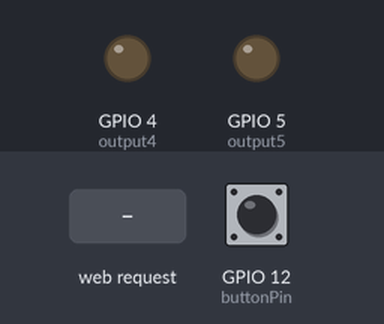
Simulated run of this sketch. Board: ESP8266 (NodeMCU). Shown: output pins drawn as LEDs (lit = HIGH). Inputs (shaded band) come from the test bench; at power-on: GPIO 12 (buttonPin) LOW. WiFi joins after 1.5 s; servers stay silent unless stated; what the sketch prints to the serial monitor is not drawn.

Above: at 2.7 s.
2.8 s: HTTP request GET /5/on received
At 4.0 s:
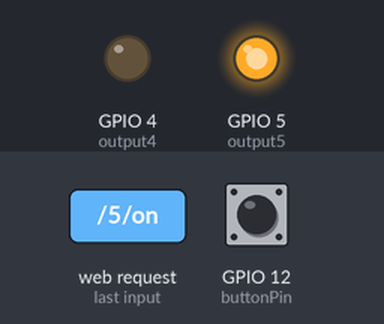
4.3 s: HTTP request GET /4/on received
At 5.1 s:
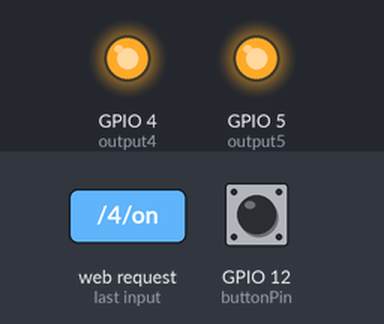
5.8 s: HTTP request GET /5/off received
At 6.2 s:
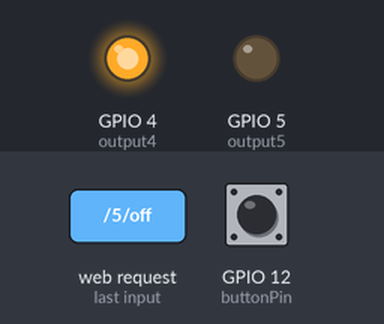
7.3 s: HTTP request GET /4/off received
At 8.6 s:
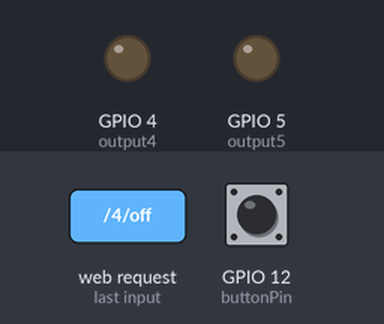
Timing chart, 0 to 9.8 s (numbered marks = the images above; inputs shaded):
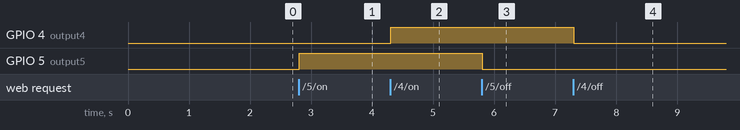

Measured:
- after the input at 2.8 s, GPIO 5 (output5): LOW → HIGH at once
- after the input at 4.3 s, GPIO 4 (output4): LOW → HIGH at once
- after the input at 5.8 s, GPIO 5 (output5): HIGH → LOW at once
- after the input at 7.3 s, GPIO 4 (output4): HIGH → LOW at once

The sketch:

sketch_nov25a.ino
```cpp
#include <ESP8266WiFi.h>

// Replace with your network credentials
const char* ssid     = "id";
const char* password = "pw";

// Set web server port number to 80
WiFiServer server(80);

// Variable to store the HTTP request
String header;

// Auxiliar variables to store the current output state
String output5State = "off";
String output4State = "off";

// Assign output variables to GPIO pins
const int output5 = 5;
const int output4 = 4;

// Current time
unsigned long currentTime = millis();
// Previous time
unsigned long previousTime = 0;
// Define timeout time in milliseconds (example: 2000ms = 2s)
const long timeoutTime = 200;

//button
const int buttonPin = 12;
int oldValue = LOW; // default/idle value for pin 8 is low.
bool isOn = false;

void setup() {
  Serial.begin(115200);
  // Initialize the output variables as outputs
  pinMode(output5, OUTPUT);
  pinMode(output4, OUTPUT);
  pinMode(buttonPin, INPUT);
  // Set outputs to LOW
  digitalWrite(output5, LOW);
  digitalWrite(output4, LOW);

  // Connect to Wi-Fi network with SSID and password
  Serial.print("Connecting to ");
  Serial.println(ssid);
  WiFi.begin(ssid, password);
  while (WiFi.status() != WL_CONNECTED) {
    delay(500);
    Serial.print(".");
  }
  // Print local IP address and start web server
  Serial.println("");
  Serial.println("WiFi connected.");
  Serial.println("IP address: ");
  Serial.println(WiFi.localIP());
  server.begin();
}

void loop(){
  WiFiClient client = server.available();   // Listen for incoming clients

  if (client) {                             // If a new client connects,
    Serial.println("New Client.");          // print a message out in the serial port
    String currentLine = "";                // make a String to hold incoming data from the client
    currentTime = millis();
    previousTime = currentTime;

    while (client.connected() && currentTime - previousTime <= timeoutTime) { // loop while the client's connected
      currentTime = millis();
      if (client.available()) {             // if there's bytes to read from the client,
        char c = client.read();             // read a byte, then
        Serial.write(c);                    // print it out the serial monitor
        header += c;
        if (c == '\n') {                    // if the byte is a newline character
          // if the current line is blank, you got two newline characters in a row.
          // that's the end of the client HTTP request, so send a response:
          if (currentLine.length() == 0) {
            // HTTP headers always start with a response code (e.g. HTTP/1.1 200 OK)
            // and a content-type so the client knows what's coming, then a blank line:
            client.println("HTTP/1.1 200 OK");
            client.println("Content-type:text/html");
            client.println("Connection: close");
            client.println();

            // turns the GPIOs on and off
            if (header.indexOf("GET /5/on") >= 0) {
              Serial.println("GPIO 5 on");
              output5State = "on";
              digitalWrite(output5, HIGH);
            } else if (header.indexOf("GET /5/off") >= 0) {
              Serial.println("GPIO 5 off");
              output5State = "off";
              digitalWrite(output5, LOW);
            } else if (header.indexOf("GET /4/on") >= 0) {
              Serial.println("GPIO 4 on");
              output4State = "on";
              digitalWrite(output4, HIGH);
            } else if (header.indexOf("GET /4/off") >= 0) {
              Serial.println("GPIO 4 off");
              output4State = "off";
              digitalWrite(output4, LOW);
            }

            // Display the HTML web page
            client.println("<!DOCTYPE html><html>");
            client.println("<head><meta name=\"viewport\" content=\"width=device-width, initial-scale=1\">");

            // --- ОСЬ ТУТ ДОДАНО АВТООНОВЛЕННЯ (кожні 2 секунди) ---
            client.println("<meta http-equiv=\"refresh\" content=\"2\">");

            client.println("<link rel=\"icon\" href=\"data:,\">");
            // CSS to style the on/off buttons
            client.println("<style>html { font-family: Helvetica; display: inline-block; margin: 0px auto; text-align: center;}");
            client.println(".button { background-color: #195B6A; border: none; color: white; padding: 16px 40px;");
            client.println("text-decoration: none; font-size: 30px; margin: 2px; cursor: pointer;}");
            client.println(".button2 {background-color: #77878A;}</style></head>");

            // Web Page Heading
            client.println("<body><h1>ESP8266 Web Server</h1>");

            // --- ТУТ МИ ВИВОДИМО СТАН КНОПКИ (правильне місце) ---
            client.println("<h3>Physical Button is: ");
            int newValue = digitalRead(buttonPin);
            if(newValue == LOW) {
               client.println("<span style='color:red'>OFF</span></h3>");
            } else {
               client.println("<span style='color:green'>ON</span></h3>");
            }
            // -----------------------------------------------------


            // Display current state, and ON/OFF buttons for GPIO 5
            client.println("<p>GPIO 5 - State " + output5State + "</p>");
            // If the output5State is off, it displays the ON button
            if (output5State=="off") {
              client.println("<p><a href=\"/5/on\"><button class=\"button\">ON</button></a></p>");
            } else {
              client.println("<p><a href=\"/5/off\"><button class=\"button button2\">OFF</button></a></p>");
            }

            // Display current state, and ON/OFF buttons for GPIO 4
            client.println("<p>GPIO 4 - State " + output4State + "</p>");
            // If the output4State is off, it displays the ON button
            if (output4State=="off") {
              client.println("<p><a href=\"/4/on\"><button class=\"button\">ON</button></a></p>");
            } else {
              client.println("<p><a href=\"/4/off\"><button class=\"button button2\">OFF</button></a></p>");
            }

            client.println("</body></html>"); // Закриваємо теги

            // The HTTP response ends with another blank line
            client.println();
            // Break out of the while loop
            break;
          } else { // if you got a newline, then clear currentLine
            currentLine = "";
          }
        } else if (c != '\r') {  // if you got anything else but a carriage return character,
          currentLine += c;      // add it to the end of the currentLine
        }
      }
    }
    // Clear the header variable
    header = "";
    // Close the connection
    client.stop();
    Serial.println("Client disconnected.");
    Serial.println("");
  }
}
```
